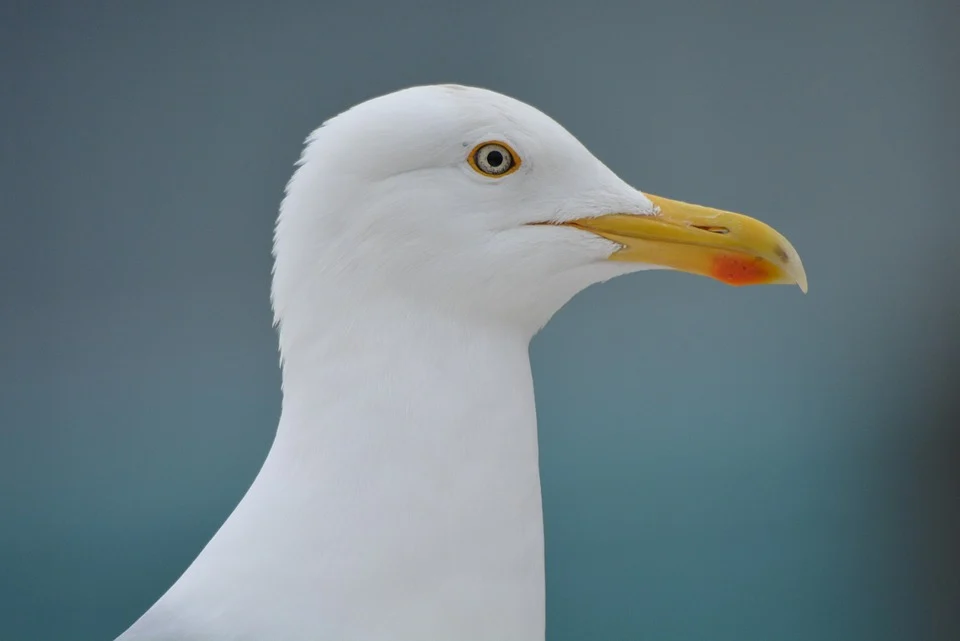
#> input picture ex4/ex4/1.jpg, 960 x 641 px
$ python main.py --filepath 1.jpg
#> lines starting #> are read from the running program, lines starting #| are printed output that depends on the picture
### ex4/ex4/Mods/production_line.py
from random import randrange
from cv2 import cv2
import time
import imutils


class Production_line:
    temporary_image = None

    def __init__(self, image):
        self.__image = image

    @property
    def image(self):
        return self.__image

    @image.setter
    def image(self, value):
        self.__image = value

    def Step1(self):
        changed = imutils.adjust_brightness_contrast(self.load_production_image(), brightness=30)
        print("Zwiększam kontrast o 30pkt.")
        self.save_change(changed)
        self.show_changed_image(changed)

    def Step2(self):
        changed = cv2.bitwise_not(self.load_production_image())
        print("Odwracam kolory.")
        self.save_change(changed)
        self.show_changed_image(changed)

    def Step3(self):
        changed = imutils.adjust_brightness_contrast(self.load_production_image(), brightness=-30)
        print("Zmniejszam kontrast o 30pkt.")
        self.save_change(changed)
        self.show_changed_image(changed)

    def save_copy(self):
        cv2.imwrite("changed.jpg", self.__image)

    @staticmethod
    def show_changed_image(changed):
        cv2.imshow("Changed image", changed)
        cv2.waitKey(0)
        time.sleep(0)
        cv2.destroyWindow("Changed image")

    @staticmethod
    def load_production_image():
        prod_image = cv2.imread("changed.jpg")
        return prod_image

    @staticmethod
    def save_change(changed):
        cv2.imwrite("changed.jpg", changed)

    def add_step(self, x):
        self.save_copy()
        cv2.imshow("Your Image", self.__image)
        cv2.waitKey(0)
        time.sleep(0)
        print("Zapisuję kopię i rozpoczynam modyfikację.")
        for i in range(x):
            dice = randrange(1, 4)
            if dice == 1:
                self.Step1()
            elif dice == 2:
                self.Step2()
            elif dice == 3:
                self.Step3()

        print("Kończę obróbkę. Twój plik znajduje się w głownym folderze projektu o nazwie x.changed.")

### ex4/ex4/main.py
from Mods.production_line import Production_line
from cv2 import cv2
from argparse import ArgumentParser


def receive_arguments():
    parser = ArgumentParser(
        description='Podaj ścieżke do obrazu w parametrze --filepath [ścieżka] zmieniony obraz będzie dostępny w lokalizacji projektu o nazwie changed.jpg')

    parser.add_argument('--filepath', dest='filepath', type=str,
                        required=True, help="ścieżka do pliku który chcesz zaimportować")

    args = parser.parse_args()
    filepath = args.filepath
    return filepath


def main():
    image = cv2.imread(receive_arguments())
#> image is the input picture: shape (641, 960, 3); mean B, G, R 132.5, 126.2, 109.8
    prd1 = Production_line(image)
    prd1.add_step(10)
#> in Step2, `changed = cv2.bitwise_not(self.load_production_image())`:
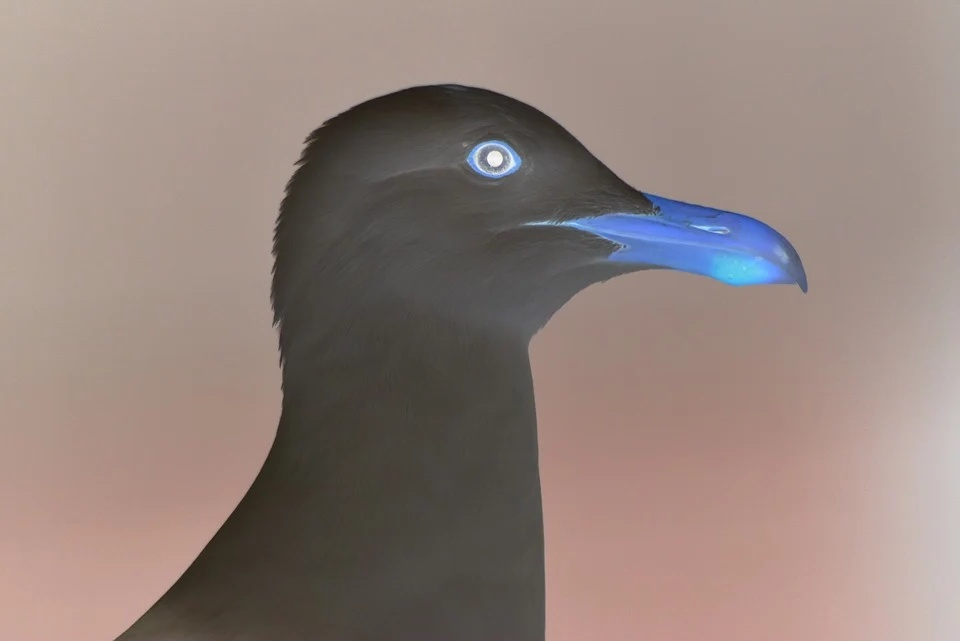
#> changed: shape (641, 960, 3); mean of channels 0, 1, 2 122.4, 128.9, 145.2; drawn as B, G, R

    # prd1 = Production("Zaczynam produkcje:")
    # prd1.add_step(3)


if __name__ == '__main__':
    main()
